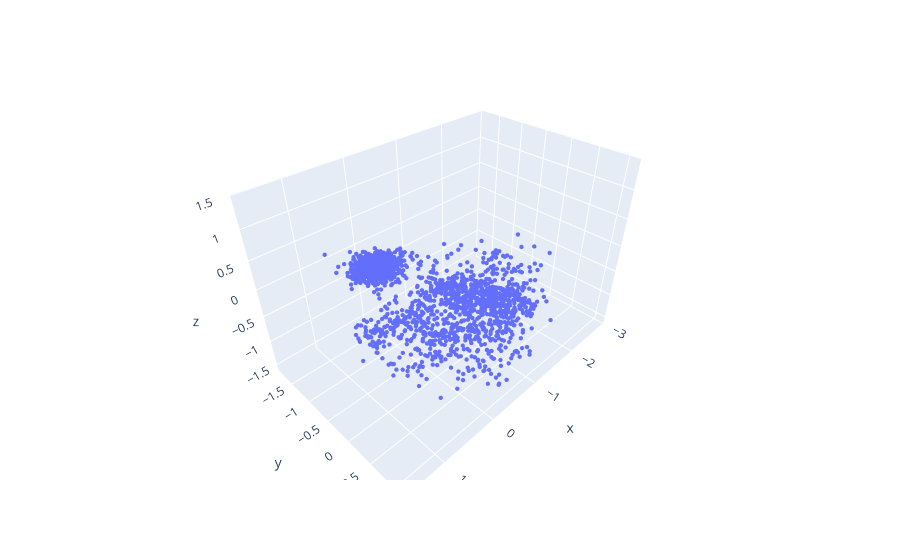

Notebook source saved alongside this figure:
### Code cell
plot(samples.squeeze(0).cpu().numpy())

### Figure 1 — Plotly figure (JSON) as saved in the notebook; plotly's stock layout.template omitted (floating-point values rounded to 4 significant figures; data arrays with more than 128 entries replaced by an {"elided": "..."} marker saying what was removed)
{"data": [{"hovertemplate": "x=%{x}<br>y=%{y}<br>z=%{z}<extra></extra>", "legendgroup": "", "marker": {"color": "#636efa", "size": 1.5, "symbol": "circle"}, "mode": "markers", "name": "", "scene": "scene", "showlegend": false, "type": "scatter3d", "x": {"elided": "2048 float values"}, "y": {"elided": "2048 float values"}, "z": {"elided": "2048 float values"}}], "layout": {"legend": {"tracegroupgap": 0}, "margin": {"t": 60}, "scene": {"domain": {"x": [0, 1], "y": [0, 1]}, "xaxis": {"title": {"text": "x"}}, "yaxis": {"title": {"text": "y"}}, "zaxis": {"title": {"text": "z"}}}}}
